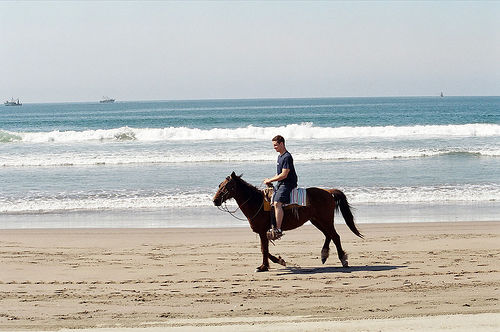
%> input picture SpatialPyramid/images/2012_003438.jpg, 500 x 332 px; its folder holds only this picture in this run
$ octave Example.m   (GNU Octave 9; MATLAB toolbox functions it lacks are replaced by stand-ins)
%> lines starting %> are read from the running program, lines starting %| are printed output that depends on the picture
### SpatialPyramid/sp_load_image.m
function I = sp_load_image(image_fname)

I = imread(image_fname);
if ndims(I) == 3
    I = im2double(rgb2gray(I));
else
    I = im2double(I);
end

### SpatialPyramid/sp_gen_sift.m
function [features] = sp_gen_sift(imageFName,params)
    I = sp_load_image(imageFName);

    [hgt wid] = size(I);
    if min(hgt,wid) > params.maxImageSize
        I = imresize(I, params.maxImageSize/min(hgt,wid), 'bicubic');
        fprintf('Loaded %s: original size %d x %d, resizing to %d x %d\n', ...
            imageFName, wid, hgt, size(I,2), size(I,1));
        [hgt wid] = size(I);
    end

    %% make grid (coordinates of upper left patch corners)
    %{-
    if(params.oldSift)
        remX = mod(wid-params.patchSize,params.gridSpacing);
        offsetX = floor(remX/2)+1;
        remY = mod(hgt-params.patchSize,params.gridSpacing);
        offsetY = floor(remY/2)+1;

        [gridX,gridY] = meshgrid(offsetX:params.gridSpacing:wid-params.patchSize+1, offsetY:params.gridSpacing:hgt-params.patchSize+1);

        siftArr = sp_find_sift_grid(I, gridX, gridY, params.patchSize, 0.8);
        siftArr = sp_normalize_sift(siftArr);
    %}
    %fprintf('Processing %s: wid %d, hgt %d, grid size: %d x %d, %d patches\n', ...
    %         imageFName, wid, hgt, (wid-params.patchSize)/params.gridSpacing, (hgt-params.patchSize)/params.gridSpacing, ((hgt-params.patchSize)*(wid-params.patchSize))/params.gridSpacing);

    %% find SIFT descriptors
    else
        [siftArr gridX gridY] = sp_dense_sift(I, params.gridSpacing, params.patchSize);
        siftArr = reshape(siftArr,[size(siftArr,1)*size(siftArr,2) size(siftArr,3)]);
    end
    features.data = siftArr;
    features.x = gridX(:);% + params.patchSize/2 - 0.5;
    features.y = gridY(:);% + params.patchSize/2 - 0.5;
    features.wid = wid;
    features.hgt = hgt;
end

### SpatialPyramid/sp_dense_sift.m
function [sift_arr, grid_x, grid_y] = sp_dense_sift(I, grid_spacing, patch_size)
% Original script by Svetlana Lazebnick
% Adapted by Antonio Torralba: modified using convolutions to speed up the computations.
% And brought back into Svetlana's library

if(~exist('grid_spacing','var'))
    grid_spacing = 1;
end
if(~exist('patch_size','var'))
    patch_size = 16;
end

I = double(I);
I = mean(I,3);
I = I /max(I(:));

% parameters
num_angles = 8;
num_bins = 4;
num_samples = num_bins * num_bins;
alpha = 9; %% parameter for attenuation of angles (must be odd)

if nargin < 5
    sigma_edge = 1;
end

angle_step = 2 * pi / num_angles;
angles = 0:angle_step:2*pi;
angles(num_angles+1) = []; % bin centers

[hgt wid] = size(I);

[G_X,G_Y]=gen_dgauss(sigma_edge);

% add boundary:
I = [I(2:-1:1,:,:); I; I(end:-1:end-1,:,:)];
I = [I(:,2:-1:1,:) I I(:,end:-1:end-1,:)];

I = I-mean(I(:));
I_X = filter2(G_X, I, 'same'); % vertical edges
I_Y = filter2(G_Y, I, 'same'); % horizontal edges

I_X = I_X(3:end-2,3:end-2,:);
I_Y = I_Y(3:end-2,3:end-2,:);

I_mag = sqrt(I_X.^2 + I_Y.^2); % gradient magnitude
I_theta = atan2(I_Y,I_X);
I_theta(find(isnan(I_theta))) = 0; % necessary????

% grid
grid_x = patch_size/2:grid_spacing:wid-patch_size/2+1;
grid_y = patch_size/2:grid_spacing:hgt-patch_size/2+1;

% make orientation images
I_orientation = zeros([hgt, wid, num_angles], 'single');

% for each histogram angle
cosI = cos(I_theta);
sinI = sin(I_theta);
for a=1:num_angles
    % compute each orientation channel
    tmp = (cosI*cos(angles(a))+sinI*sin(angles(a))).^alpha;
    tmp = tmp .* (tmp > 0);

    % weight by magnitude
    I_orientation(:,:,a) = tmp .* I_mag;
end

% Convolution formulation:
weight_kernel = zeros(patch_size,patch_size);
r = patch_size/2;
cx = r - 0.5;
sample_res = patch_size/num_bins;
weight_x = abs((1:patch_size) - cx)/sample_res;
weight_x = (1 - weight_x) .* (weight_x <= 1);

for a = 1:num_angles
    %I_orientation(:,:,a) = conv2(I_orientation(:,:,a), weight_kernel, 'same');
    I_orientation(:,:,a) = conv2(weight_x, weight_x', I_orientation(:,:,a), 'same');
end

% Sample SIFT bins at valid locations (without boundary artifacts)
% find coordinates of sample points (bin centers)
[sample_x, sample_y] = meshgrid(linspace(1,patch_size+1,num_bins+1));
sample_x = sample_x(1:num_bins,1:num_bins); sample_x = sample_x(:)-patch_size/2;
sample_y = sample_y(1:num_bins,1:num_bins); sample_y = sample_y(:)-patch_size/2;

sift_arr = zeros([length(grid_y) length(grid_x) num_angles*num_bins*num_bins], 'single');
b = 0;
for n = 1:num_bins*num_bins
    sift_arr(:,:,b+1:b+num_angles) = I_orientation(grid_y+sample_y(n), grid_x+sample_x(n), :);
    b = b+num_angles;
end
clear I_orientation


% Outputs:
[grid_x,grid_y] = meshgrid(grid_x, grid_y);
[nrows, ncols, cols] = size(sift_arr);

% normalize SIFT descriptors
%slow good normailzation that respects the flat areas
sift_arr = reshape(sift_arr, [nrows*ncols num_angles*num_bins*num_bins]);
sift_arr = sp_normalize_sift(sift_arr);
sift_arr = reshape(sift_arr, [nrows ncols num_angles*num_bins*num_bins]);

% [5 lines of commented-out code are left out]


function [GX,GY]=gen_dgauss(sigma)

% laplacian of size sigma
%f_wid = 4 * floor(sigma);
%G = normpdf(-f_wid:f_wid,0,sigma);
%G = G' * G;
G = gen_gauss(sigma);
[GX,GY] = gradient(G);

GX = GX * 2 ./ sum(sum(abs(GX)));
GY = GY * 2 ./ sum(sum(abs(GY)));


function G=gen_gauss(sigma)

if all(size(sigma)==[1, 1])
    % isotropic gaussian
	f_wid = 4 * ceil(sigma) + 1;
    G = fspecial('gaussian', f_wid, sigma);
%	G = normpdf(-f_wid:f_wid,0,sigma);
%	G = G' * G;
else
    % anisotropic gaussian
    f_wid_x = 2 * ceil(sigma(1)) + 1;
    f_wid_y = 2 * ceil(sigma(2)) + 1;
    G_x = normpdf(-f_wid_x:f_wid_x,0,sigma(1));
    G_y = normpdf(-f_wid_y:f_wid_y,0,sigma(2));
    G = G_y' * G_x;
end

### SpatialPyramid/sp_normalize_sift.m
function sift_arr = sp_normalize_sift(sift_arr)
% normalize SIFT descriptors (after Lowe)

% find indices of descriptors to be normalized (those whose norm is larger than 1)
tmp = sqrt(sum(sift_arr.^2, 2));
normalize_ind = find(tmp > 1);

sift_arr_norm = sift_arr(normalize_ind,:);
sift_arr_norm = sift_arr_norm ./ repmat(tmp(normalize_ind,:), [1 size(sift_arr,2)]);

% suppress large gradients
sift_arr_norm(find(sift_arr_norm > 0.2)) = 0.2;

% finally, renormalize to unit length
tmp = sqrt(sum(sift_arr_norm.^2, 2));
sift_arr_norm = sift_arr_norm ./ repmat(tmp, [1 size(sift_arr,2)]);

sift_arr(normalize_ind,:) = sift_arr_norm;

### SpatialPyramid/GenerateSiftDescriptors.m
function [] = GenerateSiftDescriptors( imageFileList, imageBaseDir, dataBaseDir, params, canSkip, pfig )
%function [] = GenerateSiftDescriptors( imageFileList, imageBaseDir, dataBaseDir, maxImageSize, gridSpacing, patchSize, canSkip )
%
%Generate the dense grid of sift descriptors for each
% image
%
% imageFileList: cell of file paths
% imageBaseDir: the base directory for the image files
% dataBaseDir: the base directory for the data files that are generated
%  by the algorithm. If this dir is the same as imageBaseDir the files
%  will be generated in the same location as the image files
% maxImageSize: the max image size. If the image is larger it will be
%  resampeled.
% gridSpacing: the spacing for the grid to be used when generating the
%  sift descriptors
% patchSize: the patch size used for generating the sift descriptor
% canSkip: if true the calculation will be skipped if the appropriate data
%  file is found in dataBaseDir. This is very useful if you just want to
%  update some of the data or if you've added new images.

fprintf('Building Sift Descriptors\n\n');

%% parameters

if(~exist('params','var'))
    params.maxImageSize = 1000;
    params.gridSpacing = 8;
    params.patchSize = 16;
    params.dictionarySize = 200;
    params.numTextonImages = 50;
    params.pyramidLevels = 3;
end
if(~isfield(params,'maxImageSize'))
    params.maxImageSize = 1000;
end
if(~isfield(params,'gridSpacing'))
    params.gridSpacing = 8;
end
if(~isfield(params,'patchSize'))
    params.patchSize = 16;
end
if(~isfield(params,'dictionarySize'))
    params.dictionarySize = 200;
end
if(~isfield(params,'numTextonImages'))
    params.numTextonImages = 50;
end
if(~isfield(params,'pyramidLevels'))
    params.pyramidLevels = 3;
end
if(~exist('canSkip','var'))
    canSkip = 1;
end
if(exist('pfig','var'))
    tic;
end

for f = 1:length(imageFileList)

    %% load image
    imageFName = imageFileList{f};
    [dirN base] = fileparts(imageFName);
    baseFName = [dirN filesep base];
    outFName = fullfile(dataBaseDir, sprintf('%s_sift.mat', baseFName));
    imageFName = fullfile(imageBaseDir, imageFName);

    if(mod(f,100)==0 && exist('pfig','var'))
        sp_progress_bar(pfig,1,4,f,length(imageFileList));
    end
    if(exist(outFName,'file')~=0 && canSkip)
        %fprintf('Skipping %s\n', imageFName);
        continue;
    end

    features = sp_gen_sift(imageFName,params);
%     sp_progress_bar(pfig,1,4,f,length(imageFileList),'Generating Sift Descriptors:');

    sp_make_dir(outFName);
    save(outFName, 'features');


end % for

end % function

### SpatialPyramid/BuildPyramid.m
function [ pyramid_all ] = BuildPyramid( imageFileList, imageBaseDir, dataBaseDir, params, canSkip, saveSift )
%function [ pyramid_all ] = BuildPyramid( imageFileList, imageBaseDir, dataBaseDir, params, canSkip )
%
%Complete all steps necessary to build a spatial pyramid based
% on sift features.
%
% To build the pyramid this function first extracts the sift descriptors
%  for each image. It then calculates the centers of the bins for the
%  dictionary. Each sift descriptor is given a texton label corresponding
%  to the appropriate dictionary bin. Finally the spatial pyramid
%  is generated from these label lists.
%
%
% imageFileList: cell of file paths
% imageBaseDir: the base directory for the image files
% dataBaseDir: the base directory for the data files that are generated
%  by the algorithm. If this dir is the same as imageBaseDir the files
%  will be generated in the same location as the image files
% params.gridSpacing: the space between dense sift samples
% params.patchSize: the size of each patch for the sift descriptor
% params.maxImageSize: the max image size. If the image is larger it will be
%  resampeled.
% params.dictionarySize: size of descriptor dictionary (200 has been found to be a
%  good size)
% params.numTextonImages: number of images to be used to create the histogram bins
% params.pyramidLevels: number of levels of the pyramid to build
% canSkip: if true the calculation will be skipped if the appropriate data
%  file is found in dataBaseDir. This is very useful if you just want to
%  update some of the data or if you've added new images.
% saveSift: this option pre-computes and saves the raw sift features. These
%  files can get quite large so you might want to turn this off
%
% Example:
% BuildPyramid(file_list, image_dir, data_dir);
%  Builds the spacial pyramid descriptor for all files in the file_list and
%  stores the data generated in data_dir. Dictionary size is set to 200,
%  50 texton images are used to build the historgram bins, 3 pyramid
%  levels are generated, and the image size has a maximum of 1000 pixels in
%  either the x or y direction.

%% parameters for feature extraction (see GenerateSiftDescriptors)

if(~exist('params','var'))
    params.maxImageSize = 1000
    params.gridSpacing = 8
    params.patchSize = 16
    params.dictionarySize = 200
    params.numTextonImages = 50
    params.pyramidLevels = 3
    params.oldSift = false;
end


if(~isfield(params,'maxImageSize'))
    params.maxImageSize = 1000
end
if(~isfield(params,'gridSpacing'))
    params.gridSpacing = 8
end
if(~isfield(params,'patchSize'))
    params.patchSize = 16
end
if(~isfield(params,'dictionarySize'))
    params.dictionarySize = 200
end
if(~isfield(params,'numTextonImages'))
    params.numTextonImages = 50
end
if(~isfield(params,'pyramidLevels'))
    params.pyramidLevels = 3
end
if(~isfield(params,'oldSift'))
    params.oldSift = false
end

if(~exist('canSkip','var'))
    canSkip = 1
end
if(~exist('saveSift','var'))
    saveSift = 1
end

pfig = sp_progress_bar('Building Spatial Pyramid');
%% build the pyramid
if(saveSift)
    GenerateSiftDescriptors( imageFileList,imageBaseDir,dataBaseDir,params,canSkip,pfig);
end
CalculateDictionary(imageFileList,imageBaseDir,dataBaseDir,'_sift.mat',params,canSkip,pfig);
BuildHistograms(imageFileList,imageBaseDir,dataBaseDir,'_sift.mat',params,canSkip,pfig);
pyramid_all = CompilePyramid(imageFileList,dataBaseDir,sprintf('_texton_ind_%d.mat',params.dictionarySize),params,canSkip,pfig);
close(pfig);
end

### SpatialPyramid/CalculateDictionary.m
function [ dictionary ] = CalculateDictionary( imageFileList, imageBaseDir, dataBaseDir, featureSuffix, params, canSkip, pfig )
%function [ ] = CalculateDictionary( imageFileList, dataBaseDir, featureSuffix, params, canSkip )
%
%Create the texton dictionary
%
% First, all of the sift descriptors are loaded for a random set of images. The
% size of this set is determined by numTextonImages. Then k-means is run
% on all the descriptors to find N centers, where N is specified by
% dictionarySize.
%
% imageFileList: cell of file paths
% dataBaseDir: the base directory for the data files that are generated
%  by the algorithm. If this dir is the same as imageBaseDir the files
%  will be generated in the same location as the image files.
% featureSuffix: this is the suffix appended to the image file name to
%  denote the data file that contains the feature textons and coordinates.
%  Its default value is '_sift.mat'.
% params.dictionarySize: size of descriptor dictionary (200 has been found to be
%  a good size)
% params.numTextonImages: number of images to be used to create the histogram
%  bins
% canSkip: if true the calculation will be skipped if the appropriate data
%  file is found in dataBaseDir. This is very useful if you just want to
%  update some of the data or if you've added new images.

fprintf('Building Dictionary\n\n');

%% parameters

reduce_flag = 1;
ndata_max = 100000; %use 4% avalible memory if its greater than the default


if(~exist('params','var'))
    params.maxImageSize = 1000;
    params.gridSpacing = 8;
    params.patchSize = 16;
    params.dictionarySize = 200;
    params.numTextonImages = 50;
    params.pyramidLevels = 3;
end
if(~isfield(params,'maxImageSize'))
    params.maxImageSize = 1000;
end
if(~isfield(params,'gridSpacing'))
    params.gridSpacing = 8;
end
if(~isfield(params,'patchSize'))
    params.patchSize = 16;
end
if(~isfield(params,'dictionarySize'))
    params.dictionarySize = 200;
end
if(~isfield(params,'numTextonImages'))
    params.numTextonImages = 50;
end
if(~isfield(params,'pyramidLevels'))
    params.pyramidLevels = 3;
end
if(~exist('canSkip','var'))
    canSkip = 1;
end

if(params.numTextonImages > length(imageFileList))
    params.numTextonImages = length(imageFileList);
end

outFName = fullfile(dataBaseDir, sprintf('dictionary_%d.mat', params.dictionarySize));

if(exist(outFName,'file')~=0 && canSkip)
    fprintf('Dictionary file %s already exists.\n', outFName);
    return;
end


%% load file list and determine indices of training images

inFName = fullfile(dataBaseDir, 'f_order.txt');
if ~isempty(dir(inFName))
    R = load(inFName, '-ascii');
    if(size(R,2)~=length(imageFileList))
        R = randperm(length(imageFileList));
        sp_make_dir(inFName);
        save(inFName, 'R', '-ascii');
    end
else
    R = randperm(length(imageFileList));
    sp_make_dir(inFName);
    save(inFName, 'R', '-ascii');
end

training_indices = R(1:params.numTextonImages);

%% load all SIFT descriptors

sift_all = [];

if(exist('pfig','var'))
    tic;
end

for f = 1:params.numTextonImages

    imageFName = imageFileList{training_indices(f)};
    [dirN base] = fileparts(imageFName);
    baseFName = fullfile(dirN, base);
    inFName = fullfile(dataBaseDir, sprintf('%s%s', baseFName, featureSuffix));
    if(exist(inFName,'file'))
        load(inFName, 'features');
    else
        features = sp_gen_sift(fullfile(imageBaseDir, imageFName),params);
    end
    ndata = size(features.data,1);

    data2add = features.data;
    if(size(data2add,1)>ndata_max/params.numTextonImages )
        p = randperm(size(data2add,1));
        data2add = data2add(p(1:floor(ndata_max/params.numTextonImages)),:);
    end
    sift_all = [sift_all; data2add];
    %fprintf('Loaded %s, %d descriptors, %d so far\n', inFName, ndata, size(sift_all,1));
    if(mod(f,10)==0 && exist('pfig','var'))
        sp_progress_bar(pfig,2,4,f,params.numTextonImages,'Computing Dictionary: ');
    end
end

fprintf('\nTotal descriptors loaded: %d\n', size(sift_all,1));

ndata = size(sift_all,1);
if (reduce_flag > 0) & (ndata > ndata_max)
    fprintf('Reducing to %d descriptors\n', ndata_max);
    p = randperm(ndata);
    sift_all = sift_all(p(1:ndata_max),:);
end

%% perform clustering
options = zeros(1,14);
options(1) = 1; % display
options(2) = 1;
options(3) = 0.1; % precision
options(5) = 1; % initialization
options(14) = 100; % maximum iterations

centers = zeros(params.dictionarySize, size(sift_all,2));

%% run kmeans
fprintf('\nRunning k-means\n');
dictionary = sp_kmeans(centers, sift_all, options);

fprintf('Saving texton dictionary\n');
sp_make_dir(outFName);
save(outFName, 'dictionary');

end

### SpatialPyramid/sp_progress_bar.m
function fig = sp_progress_bar(fig,nf,Nf,ni,Ni,str)

if nargin > 1
    clf(fig)
    if(~exist('str','var'))
        str = 'Step: ';
    end
    ha = subplot(2,1,1, 'parent', fig); cla(ha)
    p = patch([0 1 1 0],[0 0 1 1],'w','EraseMode','none', 'parent', ha);
    p = patch([0 1 1 0]*nf/Nf,[0 0 1 1],'g','EdgeColor','k','EraseMode','none', 'parent', ha);
    axis(ha,'off')
    title(sprintf('%s %d of %d',str,nf,Nf), 'parent', ha)
    ha = subplot(2,1,2, 'parent', fig); cla(ha)
    p = patch([0 1 1 0],[0 0 1 1],'w','EraseMode','none', 'parent', ha);
    p = patch([0 1 1 0]*ni/Ni,[0 0 1 1],'r','EdgeColor','k','EraseMode','none', 'parent', ha);
    axis(ha,'off')
    title(sprintf('%d/%d (%.1f/%.1f mins)',ni,Ni,toc/60,(Ni/ni)*(toc/60)), 'parent', ha)
    drawnow
else

    % Create counter figure
    screenSize = get(0,'ScreenSize');
    pointsPerPixel = 72/get(0,'ScreenPixelsPerInch');
    width = 360 * pointsPerPixel;
    height = 2* 75 * pointsPerPixel;
    pos = [screenSize(3)/2-width/2 screenSize(4)/2-height/2 width height];
    titleStr = '';
    if(exist('fig','var'))
        titleStr = fig;
    end
    fig = figure('Units', 'points', ...
        'NumberTitle','off', ...
        'Name',titleStr, ...
        'IntegerHandle','off', ...
        'MenuBar', 'none', ...
        'Visible','on',...
        'position', pos,...
        'BackingStore','off',...
        'DoubleBuffer','on');
    %tic;
end

### SpatialPyramid/sp_make_dir.m
function [ ] = sp_make_dir( filePath )
%MAKE_DIR Summary of this function goes here
%   Detailed explanation goes here

[dirPath fileName] = fileparts(filePath);
if(isdir(dirPath)==0)
    mkdir(dirPath);
end

end

### SpatialPyramid/Example.m
% Example of how to use the BuildPyramid function
% set image_dir and data_dir to your actual directories
image_dir = 'images';
data_dir = 'data';

% for other parameters, see BuildPyramid

fnames = dir(fullfile(image_dir, '*.jpg'));
num_files = size(fnames,1);
filenames = cell(num_files,1);

for f = 1:num_files
	filenames{f} = fnames(f).name;
end

% return pyramid descriptors for all files in filenames
pyramid_all = BuildPyramid(filenames,image_dir,data_dir);
%> in sp_load_image, I is the input picture: size 332x500x3 uint8; mean R, G, B 187.1, 187.3, 182.8
%> in sp_dense_sift, `I_theta = atan2(I_Y,I_X);`:
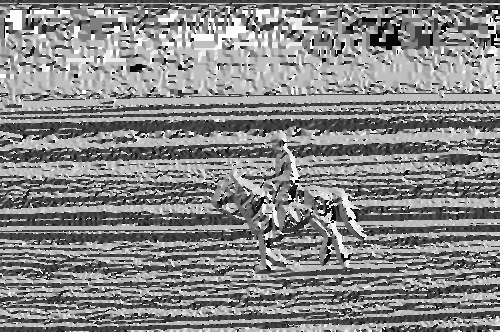
%> I_theta: size 332x500 double; min -3.14, max 3.14, mean 0.184; drawn with min black and max white
%> in sp_dense_sift, `cosI = cos(I_theta);`:
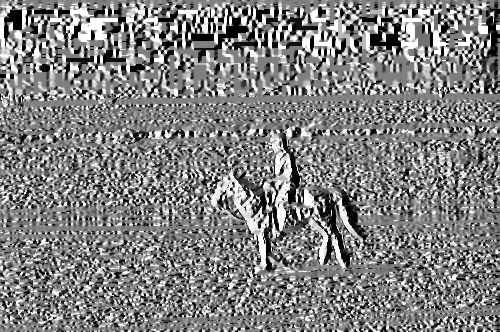
%> cosI: size 332x500 double; min -1, max 1, mean 0.0111; drawn with min black and max white
%> in sp_dense_sift, `sinI = sin(I_theta);`:
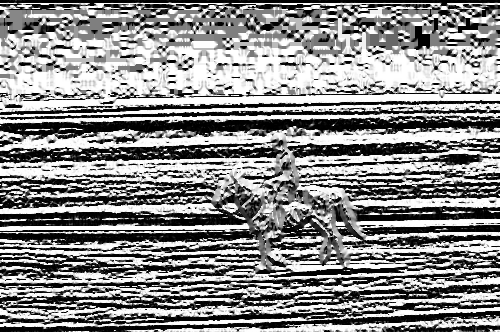
%> sinI: size 332x500 double; min -1, max 1, mean 0.0893; drawn with min black and max white
%> the loop in sp_dense_sift, `for a=1:num_angles` made 8 passes
%> pass 2, in sp_dense_sift, `tmp = tmp .* (tmp > 0);`:
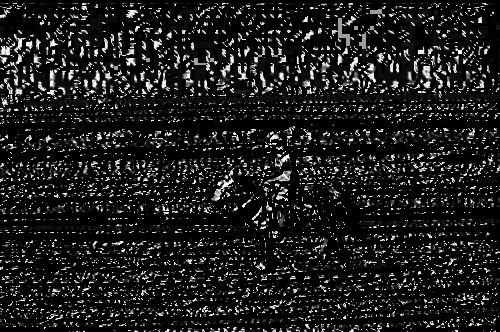
%> tmp: size 332x500 double; min 0, max 1, mean 0.113
%> after the loop in sp_dense_sift, `for n = 1:num_bins*num_bins`: b = 128
%> in sp_dense_sift, `[nrows, ncols, cols] = size(sift_arr);`: nrows = 40; ncols = 61; cols = 128
%> in sp_dense_sift, `sift_arr = reshape(sift_arr, [nrows*ncols num_angles*num_bins*num_bins..`:
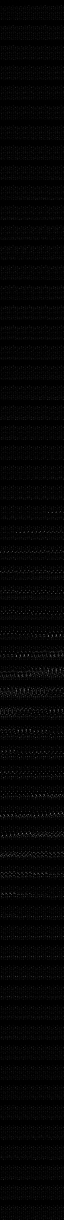
%> sift_arr: size 2440x128 single (shown at 1/2 size); min 0, max 7.01, mean 0.131; drawn with min black and max white
%> in sp_normalize_sift, `tmp = sqrt(sum(sift_arr.^2, 2));`: tmp = 2440 values, max 17.04 at index 1671, min 0.0381 at index 443, mean 3.09
%> in sp_normalize_sift, `normalize_ind = find(tmp > 1);`: normalize_ind = 1760 values from 12 to 2440
%> in sp_normalize_sift, `sift_arr_norm(find(sift_arr_norm > 0.2)) = 0.2;`:
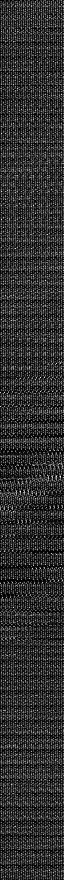
%> sift_arr_norm: size 1760x128 single (shown at 1/2 size); min 0, max 0.2, mean 0.0387; drawn with min black and max white
%> in sp_normalize_sift, `tmp = sqrt(sum(sift_arr_norm.^2, 2));`: tmp = 1760 values, max 0.972 at index 525, min 0.31 at index 1133, mean 0.752
%> in sp_gen_sift, `[siftArr gridX gridY] = sp_dense_sift(I, params.gridSpacing, params.pa..`:
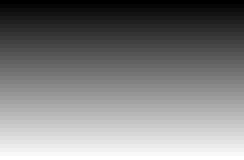
%> gridY: size 40x61 double (shown 4 times larger); min 8, max 320, mean 164; drawn with min black and max white
%> in sp_gen_sift, `features.x = gridX(:);`: features.x = 2440 values from 8 to 488
%> in sp_gen_sift, `features.y = gridY(:);`: features.y = 2440 values, max 320 at index 40, min 8 at index 1, mean 164
%> in GenerateSiftDescriptors, `features = sp_gen_sift(imageFName,params);`: features = {wid 500, hgt 332}
%> the run ends on the next line
